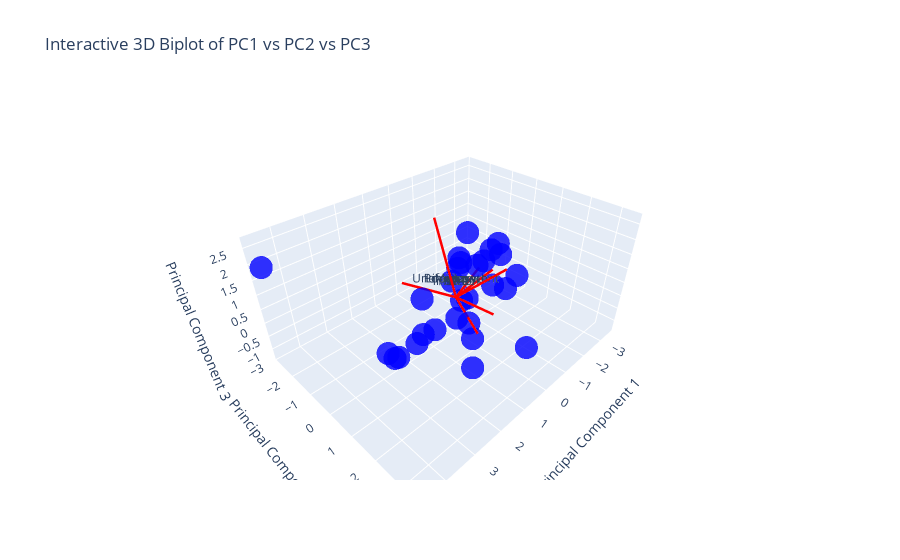

Write notebook code for a chart like this one.
### Code cell
# Create a 3D scatter plot for PC1, PC2, and PC3
fig = go.Figure()

# Step 1: Add scatter plot for countries (PC1 vs PC2 vs PC3) with hover labels
fig.add_trace(go.Scatter3d(
    x=pca_df_manual['PC1'], 
    y=pca_df_manual['PC2'], 
    z=pca_df_manual['PC3'], 
    mode='markers',
    text=europe_data['Country'],  # Country names as hover text
    marker=dict(size=8, color='blue', opacity=0.8),
    hoverinfo='text'  # Shows country name when hovering
))

# Step 2: Add arrows for the original feature vectors (eigenvectors) in 3D
scaling_factor = 3
for i, feature in enumerate(numeric_data.columns):
    fig.add_trace(go.Scatter3d(
        x=[0, eigenvectors[i, 0] * scaling_factor],
        y=[0, eigenvectors[i, 1] * scaling_factor],
        z=[0, eigenvectors[i, 2] * scaling_factor],
        mode='lines+text',
        line=dict(color='red', width=5),
        text=[feature],
        textposition="top center",
        hoverinfo='text'
    ))

# Step 3: Update layout for better visuals
fig.update_layout(
    title="Interactive 3D Biplot of PC1 vs PC2 vs PC3",
    scene=dict(
        xaxis_title="Principal Component 1",
        yaxis_title="Principal Component 2",
        zaxis_title="Principal Component 3"
    ),
    showlegend=False
)

# Show the plot
fig.show()

### Figure 1 — Plotly figure (JSON) as saved in the notebook; plotly's stock layout.template omitted (floating-point values rounded to 4 significant figures)
{"data": [{"hoverinfo": "text", "marker": {"color": "blue", "opacity": 0.8, "size": 8}, "mode": "markers", "text": ["Austria", "Belgium", "Bulgaria", "Croatia", "Czech Republic", "Denmark", "Estonia", "Finland", "Germany", "Greece", "Hungary", "Iceland", "Ireland", "Italy", "Latvia", "Lithuania", "Luxembourg", "Netherlands", "Norway", "Poland", "Portugal", "Slovakia", "Slovenia", "Spain", "Sweden", "Switzerland", "Ukraine", "United Kingdom"], "type": "scatter3d", "x": [-1.082, -0.6811, 2.61, 1.27, -0.1672, -0.9552, 2.488, -0.2106, -0.5924, 1.0, 1.397, -1.584, -1.809, -0.8532, 2.306, 1.53, -3.478, -1.84, -2.107, 1.472, 0.5265, 0.783, 0.06754, -0.1638, -0.8851, -3.282, 4.58, -0.3408], "y": [-1.27, -0.416, 0.2696, 1.901, -0.1319, -0.4096, -0.08578, -0.03372, -0.4718, 3.407, -0.03423, -1.477, 0.5218, 0.3278, -0.6753, -0.195, -1.076, -0.05723, -0.144, 0.07299, 1.035, -0.1723, 0.7977, 1.152, -0.4029, -0.1082, -2.829, 0.5057], "z": [-0.5148, -0.6873, -0.623, -0.8319, -1.002, -0.7323, -0.9875, 1.174, 0.9923, 0.7381, -0.6952, -0.3067, -0.3016, 1.114, -1.302, -1.077, -0.3613, -0.4538, 1.035, 0.7419, -0.1277, -0.9514, -1.172, 2.13, 1.796, -0.7531, 1.893, 1.264]}, {"hoverinfo": "text", "line": {"color": "red", "width": 5}, "mode": "lines+text", "text": ["Area"], "textposition": "top center", "type": "scatter3d", "x": [0, 0.3746], "y": [0, -0.5186], "z": [0, 2.695]}, {"hoverinfo": "text", "line": {"color": "red", "width": 5}, "mode": "lines+text", "text": ["GDP"], "textposition": "top center", "type": "scatter3d", "x": [0, -1.502], "y": [0, -0.3904], "z": [0, 0.2519]}, {"hoverinfo": "text", "line": {"color": "red", "width": 5}, "mode": "lines+text", "text": ["Inflation"], "textposition": "top center", "type": "scatter3d", "x": [0, 1.22], "y": [0, -1.109], "z": [0, 0.5946]}, {"hoverinfo": "text", "line": {"color": "red", "width": 5}, "mode": "lines+text", "text": ["Life.expect"], "textposition": "top center", "type": "scatter3d", "x": [0, -1.449], "y": [0, 0.7957], "z": [0, 0.7382]}, {"hoverinfo": "text", "line": {"color": "red", "width": 5}, "mode": "lines+text", "text": ["Military"], "textposition": "top center", "type": "scatter3d", "x": [0, 0.5643], "y": [0, 1.975], "z": [0, 0.731]}, {"hoverinfo": "text", "line": {"color": "red", "width": 5}, "mode": "lines+text", "text": ["Pop.growth"], "textposition": "top center", "type": "scatter3d", "x": [0, -1.427], "y": [0, 0.2479], "z": [0, 0.4911]}, {"hoverinfo": "text", "line": {"color": "red", "width": 5}, "mode": "lines+text", "text": ["Unemployment"], "textposition": "top center", "type": "scatter3d", "x": [0, 0.815], "y": [0, 1.66], "z": [0, 0.0015]}], "layout": {"scene": {"xaxis": {"title": {"text": "Principal Component 1"}}, "yaxis": {"title": {"text": "Principal Component 2"}}, "zaxis": {"title": {"text": "Principal Component 3"}}}, "showlegend": false, "title": {"text": "Interactive 3D Biplot of PC1 vs PC2 vs PC3"}}}
